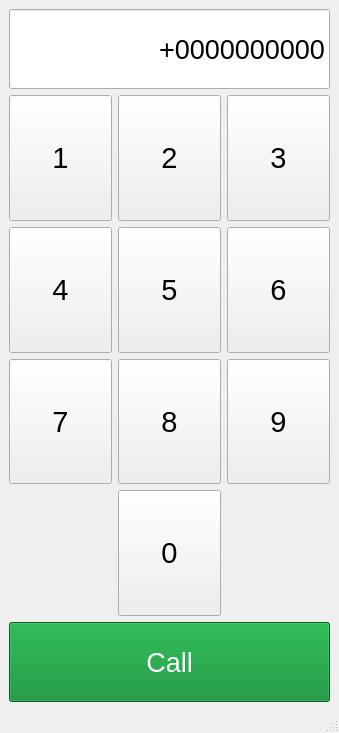
<?xml version="1.0" encoding="UTF-8"?>
<ui version="4.0">
 <class>MainWindow</class>
 <widget class="QMainWindow" name="MainWindow">
  <property name="geometry">
   <rect>
    <x>0</x>
    <y>0</y>
    <width>339</width>
    <height>733</height>
   </rect>
  </property>
  <property name="windowTitle">
   <string>MainWindow</string>
  </property>
  <widget class="QWidget" name="centralwidget">
   <layout class="QGridLayout" name="gridLayout_2">
    <item row="0" column="0">
     <layout class="QVBoxLayout" name="verticalLayout">
      <item>
       <widget class="QLineEdit" name="lineEdit">
        <property name="sizePolicy">
         <sizepolicy hsizetype="Expanding" vsizetype="Fixed">
          <horstretch>0</horstretch>
          <verstretch>80</verstretch>
         </sizepolicy>
        </property>
        <property name="minimumSize">
         <size>
          <width>0</width>
          <height>80</height>
         </size>
        </property>
        <property name="font">
         <font>
          <pointsize>20</pointsize>
         </font>
        </property>
        <property name="toolTip">
         <string>&lt;html&gt;&lt;head/&gt;&lt;body&gt;&lt;p align=&quot;right&quot;&gt;&lt;span style=&quot; font-size:16pt;&quot;&gt;&lt;br/&gt;&lt;/span&gt;&lt;/p&gt;&lt;/body&gt;&lt;/html&gt;</string>
        </property>
        <property name="layoutDirection">
         <enum>Qt::LeftToRight</enum>
        </property>
        <property name="text">
         <string>+0000000000</string>
        </property>
        <property name="cursorPosition">
         <number>11</number>
        </property>
        <property name="alignment">
         <set>Qt::AlignRight|Qt::AlignTrailing|Qt::AlignVCenter</set>
        </property>
        <property name="placeholderText">
         <string>+0000000000</string>
        </property>
       </widget>
      </item>
      <item>
       <layout class="QGridLayout" name="gridLayout">
        <item row="0" column="0">
         <widget class="QPushButton" name="pushButton">
          <property name="sizePolicy">
           <sizepolicy hsizetype="Minimum" vsizetype="Expanding">
            <horstretch>0</horstretch>
            <verstretch>0</verstretch>
           </sizepolicy>
          </property>
          <property name="font">
           <font>
            <pointsize>22</pointsize>
           </font>
          </property>
          <property name="text">
           <string>1</string>
          </property>
         </widget>
        </item>
        <item row="2" column="2">
         <widget class="QPushButton" name="pushButton_6">
          <property name="sizePolicy">
           <sizepolicy hsizetype="Minimum" vsizetype="Expanding">
            <horstretch>0</horstretch>
            <verstretch>0</verstretch>
           </sizepolicy>
          </property>
          <property name="font">
           <font>
            <pointsize>22</pointsize>
           </font>
          </property>
          <property name="text">
           <string>6</string>
          </property>
         </widget>
        </item>
        <item row="2" column="1">
         <widget class="QPushButton" name="pushButton_5">
          <property name="sizePolicy">
           <sizepolicy hsizetype="Minimum" vsizetype="Expanding">
            <horstretch>0</horstretch>
            <verstretch>0</verstretch>
           </sizepolicy>
          </property>
          <property name="font">
           <font>
            <pointsize>22</pointsize>
           </font>
          </property>
          <property name="text">
           <string>5</string>
          </property>
         </widget>
        </item>
        <item row="7" column="2">
         <widget class="QPushButton" name="pushButton_9">
          <property name="sizePolicy">
           <sizepolicy hsizetype="Minimum" vsizetype="Expanding">
            <horstretch>0</horstretch>
            <verstretch>0</verstretch>
           </sizepolicy>
          </property>
          <property name="font">
           <font>
            <pointsize>22</pointsize>
           </font>
          </property>
          <property name="text">
           <string>9</string>
          </property>
         </widget>
        </item>
        <item row="0" column="2">
         <widget class="QPushButton" name="pushButton_3">
          <property name="sizePolicy">
           <sizepolicy hsizetype="Minimum" vsizetype="Expanding">
            <horstretch>0</horstretch>
            <verstretch>0</verstretch>
           </sizepolicy>
          </property>
          <property name="font">
           <font>
            <pointsize>22</pointsize>
           </font>
          </property>
          <property name="text">
           <string>3</string>
          </property>
         </widget>
        </item>
        <item row="7" column="1">
         <widget class="QPushButton" name="pushButton_8">
          <property name="sizePolicy">
           <sizepolicy hsizetype="Minimum" vsizetype="Expanding">
            <horstretch>0</horstretch>
            <verstretch>0</verstretch>
           </sizepolicy>
          </property>
          <property name="font">
           <font>
            <pointsize>22</pointsize>
           </font>
          </property>
          <property name="text">
           <string>8</string>
          </property>
         </widget>
        </item>
        <item row="2" column="0">
         <widget class="QPushButton" name="pushButton_4">
          <property name="sizePolicy">
           <sizepolicy hsizetype="Minimum" vsizetype="Expanding">
            <horstretch>0</horstretch>
            <verstretch>0</verstretch>
           </sizepolicy>
          </property>
          <property name="font">
           <font>
            <pointsize>22</pointsize>
           </font>
          </property>
          <property name="text">
           <string>4</string>
          </property>
         </widget>
        </item>
        <item row="8" column="1">
         <widget class="QPushButton" name="pushButton_10">
          <property name="sizePolicy">
           <sizepolicy hsizetype="Minimum" vsizetype="Expanding">
            <horstretch>0</horstretch>
            <verstretch>0</verstretch>
           </sizepolicy>
          </property>
          <property name="font">
           <font>
            <pointsize>22</pointsize>
           </font>
          </property>
          <property name="text">
           <string>0</string>
          </property>
         </widget>
        </item>
        <item row="7" column="0">
         <widget class="QPushButton" name="pushButton_7">
          <property name="sizePolicy">
           <sizepolicy hsizetype="Minimum" vsizetype="Expanding">
            <horstretch>0</horstretch>
            <verstretch>0</verstretch>
           </sizepolicy>
          </property>
          <property name="font">
           <font>
            <pointsize>22</pointsize>
           </font>
          </property>
          <property name="text">
           <string>7</string>
          </property>
         </widget>
        </item>
        <item row="0" column="1">
         <widget class="QPushButton" name="pushButton_2">
          <property name="sizePolicy">
           <sizepolicy hsizetype="Minimum" vsizetype="Expanding">
            <horstretch>0</horstretch>
            <verstretch>0</verstretch>
           </sizepolicy>
          </property>
          <property name="font">
           <font>
            <pointsize>22</pointsize>
           </font>
          </property>
          <property name="text">
           <string>2</string>
          </property>
         </widget>
        </item>
       </layout>
      </item>
      <item>
       <widget class="QPushButton" name="pushButton_11">
        <property name="minimumSize">
         <size>
          <width>0</width>
          <height>80</height>
         </size>
        </property>
        <property name="maximumSize">
         <size>
          <width>889</width>
          <height>80</height>
         </size>
        </property>
        <property name="font">
         <font>
          <pointsize>20</pointsize>
         </font>
        </property>
        <property name="styleSheet">
         <string notr="true">background-color:rgb(2, 136, 40);
color: rgb(255, 255, 255)</string>
        </property>
        <property name="text">
         <string>Call</string>
        </property>
       </widget>
      </item>
     </layout>
    </item>
   </layout>
  </widget>
  <widget class="QMenuBar" name="menubar">
   <property name="geometry">
    <rect>
     <x>0</x>
     <y>0</y>
     <width>339</width>
     <height>24</height>
    </rect>
   </property>
  </widget>
  <widget class="QStatusBar" name="statusbar"/>
 </widget>
 <resources/>
 <connections/>
</ui>
